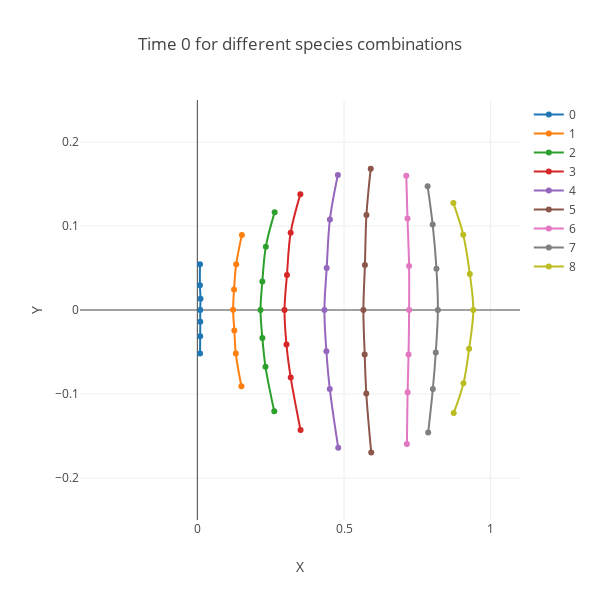

The notebook cell saved with this chart:
### Code cell
'''
5. Graph data 
'''
ti = 7
nx = np.array(phTout1[ti].data.numpy())
gx = gy.FormatNetworkToGraphColumns(nx, xOffset=0, yOffset=7, colPoints=7)

layout = go.Layout(
    title = 'Initial Curves',
    height = 600,
    width = 600,
    hovermode= 'closest',
    xaxis= dict(
        title= 'X',
        range = [-.4,1.1],
    ),
    yaxis=dict(
        title= 'Y',
        range = [-.25,.25],
    )
)

layout.title = 'Time 0 for different species combinations'
f = gy.graphCurves(gx, layout)
offline.iplot(f)

### Figure 1 — Plotly figure (JSON) as saved in the notebook; plotly's stock layout.template omitted (floating-point values rounded to 4 significant figures)
{"data": [{"line": {"shape": "spline"}, "name": "0", "type": "scatter", "uid": "2bf44314-beed-490f-9ed6-5ee04d0beb96", "x": [0.00924, 0.009746, 0.01005, 0.009828, 0.01073, 0.008777, 0.00901], "y": [-0.05171, -0.03138, -0.01406, 3.618e-05, 0.01342, 0.02956, 0.0545]}, {"line": {"shape": "spline"}, "name": "1", "type": "scatter", "uid": "d7c1fd1d-563c-4ae0-8837-2f5ee1a24de0", "x": [0.1503, 0.1312, 0.1262, 0.1219, 0.1252, 0.1325, 0.1519], "y": [-0.09083, -0.05187, -0.02441, 0.0001537, 0.02453, 0.05457, 0.08943]}, {"line": {"shape": "spline"}, "name": "2", "type": "scatter", "uid": "9b9f6982-201e-4838-a5c5-07048b9746a1", "x": [0.2623, 0.2324, 0.2217, 0.2154, 0.2216, 0.2334, 0.2636], "y": [-0.1207, -0.06762, -0.03338, 0.0001109, 0.03387, 0.07524, 0.1165]}, {"line": {"shape": "spline"}, "name": "3", "type": "scatter", "uid": "c1bec9df-a0be-451f-9638-dfc6fabb5fbb", "x": [0.3519, 0.3184, 0.3039, 0.2973, 0.3055, 0.3182, 0.3513], "y": [-0.143, -0.08048, -0.04118, 2.843e-05, 0.04167, 0.09195, 0.1379]}, {"line": {"shape": "spline"}, "name": "4", "type": "scatter", "uid": "eafacc9d-5505-41d3-a49d-b30c3136f5a4", "x": [0.4804, 0.4515, 0.44, 0.4332, 0.441, 0.4519, 0.4791], "y": [-0.164, -0.09396, -0.04912, 5.854e-05, 0.05003, 0.1077, 0.1607]}, {"line": {"shape": "spline"}, "name": "5", "type": "scatter", "uid": "db7205e1-6ff8-4dfa-969c-22c0c9afd4f6", "x": [0.5928, 0.576, 0.5706, 0.5661, 0.5713, 0.5765, 0.5912], "y": [-0.1697, -0.09934, -0.05286, 4.86e-05, 0.05372, 0.113, 0.1683]}, {"line": {"shape": "spline"}, "name": "6", "type": "scatter", "uid": "20668d77-324e-4946-b97c-f4200573b1e1", "x": [0.7144, 0.7168, 0.7201, 0.722, 0.7219, 0.7165, 0.7123], "y": [-0.1596, -0.09789, -0.05285, -9.179e-06, 0.05253, 0.109, 0.1599]}, {"line": {"shape": "spline"}, "name": "7", "type": "scatter", "uid": "d608d806-1f61-41e6-991b-0f3798ab07fe", "x": [0.787, 0.8029, 0.8129, 0.8201, 0.8152, 0.8022, 0.785], "y": [-0.1457, -0.09398, -0.05067, -1.866e-05, 0.04905, 0.1018, 0.1474]}, {"line": {"shape": "spline"}, "name": "8", "type": "scatter", "uid": "be0c3bbf-3d6a-4b9b-970f-dfcce001e0d4", "x": [0.874, 0.9073, 0.9264, 0.9409, 0.929, 0.9065, 0.8729], "y": [-0.1227, -0.08716, -0.04627, 1.272e-05, 0.04271, 0.08967, 0.1273]}], "layout": {"height": 600, "hovermode": "closest", "title": {"text": "Time 0 for different species combinations"}, "width": 600, "xaxis": {"range": [-0.4, 1.1], "title": {"text": "X"}}, "yaxis": {"range": [-0.25, 0.25], "title": {"text": "Y"}}}}
